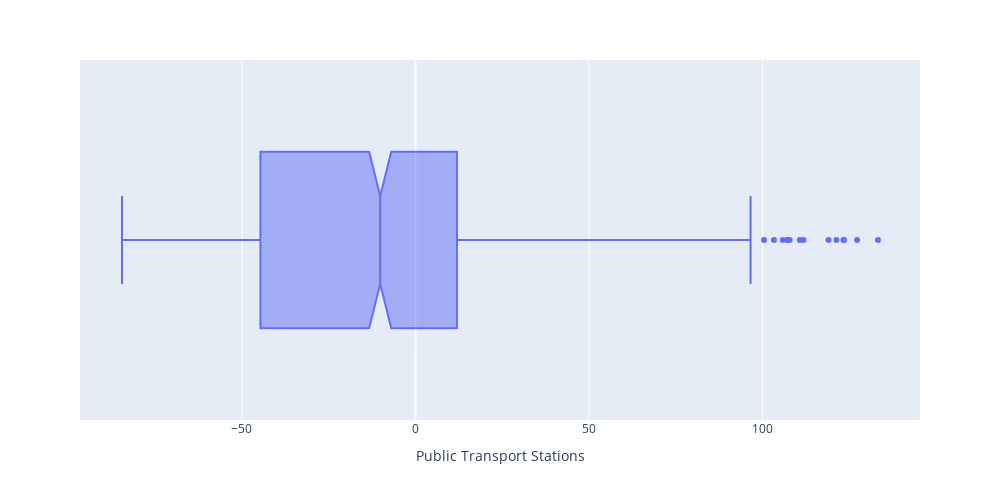

Notebook source saved alongside this figure:
### Code cell
px.box(
    ts_transit,
    x="transit_stations",
    notched=True,
    labels={"transit_stations": helper.TITLES[3]},
    width=PLOT_WIDTH,
    height=PLOT_HEIGHT,
)

### Figure 1 — Plotly figure (JSON) as saved in the notebook; plotly's stock layout.template omitted (floating-point values rounded to 4 significant figures; data arrays with more than 128 entries replaced by an {"elided": "..."} marker saying what was removed)
{"data": [{"alignmentgroup": "True", "hovertemplate": "Public Transport Stations=%{x}<extra></extra>", "legendgroup": "", "marker": {"color": "#636efa"}, "name": "", "notched": true, "offsetgroup": "", "orientation": "h", "showlegend": false, "type": "box", "x": {"elided": "775 float values"}, "x0": " ", "xaxis": "x", "y0": " ", "yaxis": "y"}], "layout": {"boxmode": "group", "height": 500, "legend": {"tracegroupgap": 0}, "margin": {"t": 60}, "width": 1000, "xaxis": {"anchor": "y", "domain": [0, 1], "title": {"text": "Public Transport Stations"}}, "yaxis": {"anchor": "x", "domain": [0, 1]}}}
